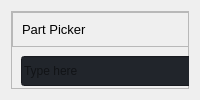
                     <widget class="QWidget" name="new_page">
                      <layout class="QVBoxLayout" name="verticalLayout_20">
                       <item>
                        <widget class="QFrame" name="frame_1">
                         <property name="sizePolicy">
                          <sizepolicy hsizetype="Minimum" vsizetype="Preferred">
                           <horstretch>0</horstretch>
                           <verstretch>0</verstretch>
                          </sizepolicy>
                         </property>
                         <property name="frameShape">
                          <enum>QFrame::StyledPanel</enum>
                         </property>
                         <property name="frameShadow">
                          <enum>QFrame::Raised</enum>
                         </property>
                         <property name="lineWidth">
                          <number>1</number>
                         </property>
                         <widget class="QFrame" name="verifyrow_1">
                          <property name="geometry">
                           <rect>
                            <x>0</x>
                            <y>0</y>
                            <width>1158</width>
                            <height>112</height>
                           </rect>
                          </property>
                          <property name="frameShape">
                           <enum>QFrame::StyledPanel</enum>
                          </property>
                          <property name="frameShadow">
                           <enum>QFrame::Raised</enum>
                          </property>
                          <layout class="QHBoxLayout" name="horizontalLayout_7">
                           <property name="spacing">
                            <number>0</number>
                           </property>
                           <property name="leftMargin">
                            <number>0</number>
                           </property>
                           <property name="topMargin">
                            <number>0</number>
                           </property>
                           <property name="rightMargin">
                            <number>0</number>
                           </property>
                           <property name="bottomMargin">
                            <number>0</number>
                           </property>
                           <item>
                            <widget class="QFrame" name="frame_div_content_2">
                             <property name="minimumSize">
                              <size>
                               <width>0</width>
                               <height>110</height>
                              </size>
                             </property>
                             <property name="maximumSize">
                              <size>
                               <width>16777215</width>
                               <height>110</height>
                              </size>
                             </property>
                             <property name="frameShape">
                              <enum>QFrame::NoFrame</enum>
                             </property>
                             <property name="frameShadow">
                              <enum>QFrame::Raised</enum>
                             </property>
                             <layout class="QVBoxLayout" name="verticalLayout_22">
                              <property name="spacing">
                               <number>0</number>
                              </property>
                              <property name="leftMargin">
                               <number>0</number>
                              </property>
                              <property name="topMargin">
                               <number>0</number>
                              </property>
                              <property name="rightMargin">
                               <number>0</number>
                              </property>
                              <property name="bottomMargin">
                               <number>0</number>
                              </property>
                              <item>
                               <widget class="QFrame" name="frame_title_wid_2">
                                <property name="maximumSize">
                                 <size>
                                  <width>16777215</width>
                                  <height>35</height>
                                 </size>
                                </property>
                                <property name="frameShape">
                                 <enum>QFrame::StyledPanel</enum>
                                </property>
                                <property name="frameShadow">
                                 <enum>QFrame::Raised</enum>
                                </property>
                                <layout class="QVBoxLayout" name="verticalLayout_23">
                                 <item>
                                  <widget class="QLabel" name="labelBoxBlenderInstalation_2">
                                   <property name="font">
                                    <font>
                                     <family>Segoe UI</family>
                                     <pointsize>10</pointsize>
                                     <italic>false</italic>
                                     <bold>false</bold>
                                    </font>
                                   </property>
                                   <property name="styleSheet">
                                    <string notr="true"/>
                                   </property>
                                   <property name="text">
                                    <string>Part Picker</string>
                                   </property>
                                  </widget>
                                 </item>
                                </layout>
                               </widget>
                              </item>
                              <item>
                               <widget class="QFrame" name="frame_content_wid_2">
                                <property name="frameShape">
                                 <enum>QFrame::NoFrame</enum>
                                </property>
                                <property name="frameShadow">
                                 <enum>QFrame::Raised</enum>
                                </property>
                                <layout class="QHBoxLayout" name="horizontalLayout_10">
                                 <item>
                                  <layout class="QGridLayout" name="gridLayout_4">
                                   <property name="bottomMargin">
                                    <number>0</number>
                                   </property>
                                   <item row="1" column="0" colspan="2">
                                    <widget class="QLabel" name="labelVersion_4">
                                     <property name="styleSheet">
                                      <string notr="true">color: rgb(113, 126, 149);</string>
                                     </property>
                                     <property name="lineWidth">
                                      <number>1</number>
                                     </property>
                                     <property name="text">
                                      <string>Enter ticket number(Example: T20220622.0001</string>
                                     </property>
                                     <property name="alignment">
                                      <set>Qt::AlignLeading|Qt::AlignLeft|Qt::AlignVCenter</set>
                                     </property>
                                    </widget>
                                   </item>
                                   <item row="0" column="0">
                                    <widget class="QLineEdit" name="entry_ticketnum_verify">
                                     <property name="minimumSize">
                                      <size>
                                       <width>0</width>
                                       <height>30</height>
                                      </size>
                                     </property>
                                     <property name="styleSheet">
                                      <string notr="true">background-color: rgb(33, 37, 43);</string>
                                     </property>
                                     <property name="text">
                                      <string/>
                                     </property>
                                     <property name="placeholderText">
                                      <string>Type here</string>
                                     </property>
                                    </widget>
                                   </item>
                                   <item row="0" column="1">
                                    <widget class="QPushButton" name="btn_ticketSearch_verify">
                                     <property name="minimumSize">
                                      <size>
                                       <width>150</width>
                                       <height>30</height>
                                      </size>
                                     </property>
                                     <property name="font">
                                      <font>
                                       <family>Segoe UI</family>
                                       <pointsize>10</pointsize>
                                       <italic>false</italic>
                                       <bold>false</bold>
                                      </font>
                                     </property>
                                     <property name="cursor">
                                      <cursorShape>PointingHandCursor</cursorShape>
                                     </property>
                                     <property name="styleSheet">
                                      <string notr="true">background-color: rgb(52, 59, 72);</string>
                                     </property>
                                     <property name="text">
                                      <string>Search</string>
                                     </property>
                                     <property name="icon">
                                      <iconset resource="../Modern_GUI_PyDracula_PySide6_or_PyQt6-master/resources.qrc">
                                       <normaloff>:/icons/images/icons/cil-magnifying-glass.png</normaloff>:/icons/images/icons/cil-magnifying-glass.png</iconset>
                                     </property>
                                    </widget>
                                   </item>
                                  </layout>
                                 </item>
                                </layout>
                               </widget>
                              </item>
                             </layout>
                            </widget>
                           </item>
                          </layout>
                         </widget>
                         <widget class="QWidget" name="layoutWidget">
                          <property name="geometry">
                           <rect>
                            <x>10</x>
                            <y>140</y>
                            <width>1141</width>
                            <height>226</height>
                           </rect>
                          </property>
                          <layout class="QHBoxLayout" name="verifyrow_2">
                           <item>
                            <widget class="QFrame" name="frame_4">
                             <property name="frameShape">
                              <enum>QFrame::StyledPanel</enum>
                             </property>
                             <property name="frameShadow">
                              <enum>QFrame::Raised</enum>
                             </property>
                             <widget class="QTableWidget" name="table_ticketinfo_verify">
                              <property name="geometry">
                               <rect>
                                <x>0</x>
                                <y>0</y>
                                <width>1158</width>
                                <height>211</height>
                               </rect>
                              </property>
                              <property name="sizePolicy">
                               <sizepolicy hsizetype="Expanding" vsizetype="MinimumExpanding">
                                <horstretch>0</horstretch>
                                <verstretch>0</verstretch>
                               </sizepolicy>
                              </property>
                              <property name="minimumSize">
                               <size>
                                <width>1158</width>
                                <height>0</height>
                               </size>
                              </property>
                              <property name="rowCount">
                               <number>6</number>
                              </property>
                              <attribute name="horizontalHeaderVisible">
                               <bool>false</bool>
                              </attribute>
                              <row>
                               <property name="text">
                                <string>Ticket Number:</string>
                               </property>
                              </row>
                              <row>
                               <property name="text">
                                <string>Device Type</string>
                               </property>
                              </row>
                              <row>
                               <property name="text">
                                <string>MFG Warranty</string>
                               </property>
                              </row>
                              <row>
                               <property name="text">
                                <string>TRA Warranty</string>
                               </property>
                              </row>
                              <row>
                               <property name="text">
                                <string>School</string>
                               </property>
                              </row>
                              <row>
                               <property name="text">
                                <string>Site Configuration</string>
                               </property>
                              </row>
                              <column>
                               <property name="text">
                                <string/>
                               </property>
                              </column>
                              <item row="0" column="0">
                               <property name="text">
                                <string>T20220622.0001</string>
                               </property>
                              </item>
                             </widget>
                            </widget>
                           </item>
                           <item>
                            <layout class="QGridLayout" name="gridLayout_7" rowstretch="0,0,0,0,0,0,0" columnstretch="0,0,0,0,0,0,0,0">
                             <property name="horizontalSpacing">
                              <number>6</number>
                             </property>
                             <item row="4" column="2">
                              <widget class="QCheckBox" name="checkBox_warranty_verify">
                               <property name="text">
                                <string>Warranty</string>
                               </property>
                               <property name="tristate">
                                <bool>false</bool>
                               </property>
                              </widget>
                             </item>
                             <item row="2" column="2">
                              <widget class="QCheckBox" name="checkBox_primaryResource_verify">
                               <property name="text">
                                <string>Primary Resource</string>
                               </property>
                              </widget>
                             </item>
                             <item row="2" column="7">
                              <widget class="QComboBox" name="comboBox_primaryResource_verify"/>
                             </item>
                             <item row="3" column="2">
                              <widget class="QCheckBox" name="checkBox_status_verify">
                               <property name="sizePolicy">
                                <sizepolicy hsizetype="Minimum" vsizetype="Fixed">
                                 <horstretch>0</horstretch>
                                 <verstretch>0</verstretch>
                                </sizepolicy>
                               </property>
                               <property name="text">
                                <string>Status</string>
                               </property>
                              </widget>
                             </item>
                             <item row="5" column="2">
                              <widget class="QCheckBox" name="checkBox_damage_verify">
                               <property name="text">
                                <string>Accidental Damage</string>
                               </property>
                              </widget>
                             </item>
                             <item row="5" column="7">
                              <widget class="QComboBox" name="comboBox_damage_verify"/>
                             </item>
                             <item row="3" column="7">
                              <widget class="QComboBox" name="comboBox_status_verify"/>
                             </item>
                             <item row="4" column="7">
                              <widget class="QComboBox" name="comboBox_warranty_verify"/>
                             </item>
                             <item row="6" column="7">
                              <widget class="QPushButton" name="btn_forward_verify">
                               <property name="text">
                                <string>Forward</string>
                               </property>
                              </widget>
                             </item>
                            </layout>
                           </item>
                          </layout>
                         </widget>
                         <widget class="QWidget" name="horizontalLayoutWidget">
                          <property name="geometry">
                           <rect>
                            <x>10</x>
                            <y>370</y>
                            <width>1141</width>
                            <height>271</height>
                           </rect>
                          </property>
                          <layout class="QHBoxLayout" name="verifyrow_3">
                           <item>
                            <widget class="QFrame" name="frame_2">
                             <property name="frameShape">
                              <enum>QFrame::StyledPanel</enum>
                             </property>
                             <property name="frameShadow">
                              <enum>QFrame::Raised</enum>
                             </property>
                             <widget class="QTableWidget" name="table_verifyinfo">
                              <property name="geometry">
                               <rect>
                                <x>0</x>
                                <y>0</y>
                                <width>561</width>
                                <height>251</height>
                               </rect>
                              </property>
                              <property name="sizePolicy">
                               <sizepolicy hsizetype="Expanding" vsizetype="MinimumExpanding">
                                <horstretch>0</horstretch>
                                <verstretch>0</verstretch>
                               </sizepolicy>
                              </property>
                              <property name="rowCount">
                               <number>3</number>
                              </property>
                              <attribute name="horizontalHeaderVisible">
                               <bool>false</bool>
                              </attribute>
                              <attribute name="verticalHeaderVisible">
                               <bool>true</bool>
                              </attribute>
                              <row>
                               <property name="text">
                                <string>Ticket Number:</string>
                               </property>
                              </row>
                              <row>
                               <property name="text">
                                <string>Primary Resource</string>
                               </property>
                              </row>
                              <row>
                               <property name="text">
                                <string>Status</string>
                               </property>
                              </row>
                              <column>
                               <property name="text">
                                <string/>
                               </property>
                              </column>
                              <item row="0" column="0">
                               <property name="text">
                                <string>T20220622.0001</string>
                               </property>
                              </item>
                             </widget>
                            </widget>
                           </item>
                           <item>
                            <layout class="QGridLayout" name="gridLayout_5">
                             <item row="0" column="1">
                              <widget class="QComboBox" name="comboBox_secondaryResource_verify"/>
                             </item>
                             <item row="2" column="1">
                              <widget class="QComboBox" name="comboBox_qa_verify"/>
                             </item>
                             <item row="0" column="0">
                              <widget class="QCheckBox" name="checkBox_secondaryResource_verify">
                               <property name="text">
                                <string>Secondary Resource</string>
                               </property>
                              </widget>
                             </item>
                             <item row="1" column="1">
                              <widget class="QComboBox" name="comboBox_status2_verify"/>
                             </item>
                             <item row="3" column="1">
                              <widget class="QComboBox" name="comboBox_rework_verify"/>
                             </item>
                             <item row="1" column="0">
                              <widget class="QCheckBox" name="checkBox_status2_verify">
                               <property name="sizePolicy">
                                <sizepolicy hsizetype="Minimum" vsizetype="Fixed">
                                 <horstretch>0</horstretch>
                                 <verstretch>0</verstretch>
                                </sizepolicy>
                               </property>
                               <property name="text">
                                <string>Status</string>
                               </property>
                              </widget>
                             </item>
                             <item row="2" column="0">
                              <widget class="QCheckBox" name="checkBox_qa_verify">
                               <property name="text">
                                <string>QA Resource</string>
                               </property>
                               <property name="tristate">
                                <bool>false</bool>
                               </property>
                              </widget>
                             </item>
                             <item row="3" column="0">
                              <widget class="QCheckBox" name="checkBox_rework_verify">
                               <property name="text">
                                <string>Rework Resource</string>
                               </property>
                              </widget>
                             </item>
                             <item row="4" column="1">
                              <widget class="QPushButton" name="btn_verify">
                               <property name="text">
                                <string>Verify</string>
                               </property>
                              </widget>
                             </item>
                            </layout>
                           </item>
                          </layout>
                         </widget>
                        </widget>
                       </item>
                      </layout>
                     </widget>
